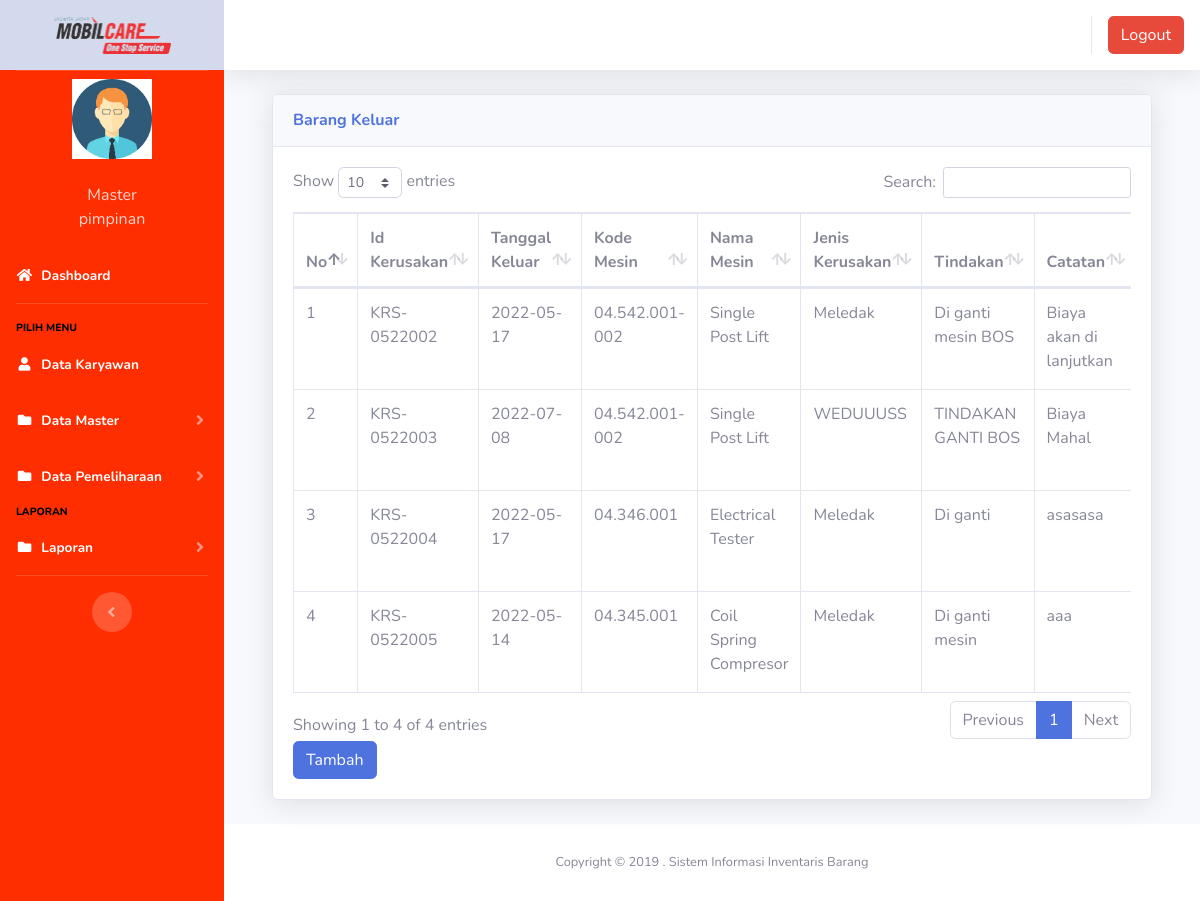
The app's page /index3.php?page=kerusakan (signed in) with its own data.
### tables this page shows
CREATE TABLE `users` (
  `id` int(11) NOT NULL,
  `nik` varchar(10) NOT NULL,
  `nama` varchar(100) NOT NULL,
  `alamat` varchar(200) NOT NULL,
  `telepon` varchar(100) NOT NULL,
  `username` varchar(100) NOT NULL,
  `password` varchar(100) NOT NULL,
  `jabatan` varchar(25) NOT NULL DEFAULT 'member',
  `foto` varchar(25) NOT NULL
);

CREATE TABLE `kerusakan` (
  `id` int(11) NOT NULL,
  `id_kerusakan` varchar(100) NOT NULL,
  `tanggal` date NOT NULL,
  `kode_barang` varchar(100) NOT NULL,
  `nama_mesin` varchar(100) NOT NULL,
  `jenis` varchar(100) NOT NULL,
  `tindakan` varchar(450) NOT NULL,
  `catatan` varchar(500) NOT NULL,
  `biaya` varchar(350) NOT NULL
);

### page/kerusakan/kerusakan.php (the view, shortened to what this page needs)
<div class="container-fluid">
	<div class="card shadow mb-4">
		<div class="card-header py-3">
			<h6 class="m-0 font-weight-bold text-primary">Barang Keluar</h6>
		</div>
		<div class="card-body">
			<div class="table-responsive">
				<table class="table table-bordered" id="dataTable">
					<thead>
						<tr>
							<th>No</th>
							<th>Id Kerusakan</th>
							<th>Tanggal Keluar</th>
							<th>Kode Mesin</th>
							<th>Nama Mesin</th>
							<th>Jenis Kerusakan</th>
							<th>Tindakan</th>
							<th>Catatan</th>
						</tr>
					</thead>
					<tbody>
						<?php
						$no = 1;
						$sql = $koneksi->query("select * from kerusakan");
						while ($data = $sql->fetch_assoc()) {
						?>
							<tr>
								<td><?php echo $no++; ?></td>
								<td><?php echo $data['id_kerusakan'] ?></td>
								<td><?php echo $data['tanggal'] ?></td>
								<td><?php echo $data['kode_barang'] ?></td>
								<td><?php echo $data['nama_mesin'] ?></td>
								<td><?php echo $data['jenis'] ?></td>
								<td><?php echo $data['tindakan'] ?></td>
								<td><?php echo $data['catatan'] ?></td>
							</tr>
						<?php } ?>
					</tbody>
				</table>
				<a href="?page=kerusakan&aksi=tambahkerusakan" class="btn btn-primary">Tambah</a>
			</div>
		</div>
	</div>
</div>

### index3.php (shortened to what this page needs)
<?php
$koneksi = new mysqli("localhost", "root", "", "inventori");
?>
<!DOCTYPE html>
<html lang="en">
<head>
  <link href="vendor/fontawesome-free/css/all.min.css" rel="stylesheet" type="text/css">
  <link href="css/sb-admin-2.min.css" rel="stylesheet">
  <link href="vendor/datatables/dataTables.bootstrap4.min.css" rel="stylesheet">
</head>
<body id="page-top">
  <div id="wrapper">
    <ul class="navbar-nav sidebar sidebar-dark accordion" style="background-color: #FF2E00  ;" id="accordionSidebar">
      <a class="sidebar-brand d-flex align-items-center justify-content-center bg-light" href="index.php">
        <img src="img/logo1.png" width="117" height="38"></img>
      </a>
      <hr class="sidebar-divider my-0">
      <?php
      if ($_SESSION['pimpinan']) {
        $user = $_SESSION['pimpinan'];
      }
      $sql = $koneksi->query("select * from users where id='$user'");
      $data = $sql->fetch_assoc();
      ?>
      <li class="d-flex align-items-center justify-content-center">
        <a class="nav-link">
          <img src="img/<?php echo $data['foto'] ?>" class="img-circle" width="80" alt="User" /></a>
      </li>
      <li class="nav-item ">
        <a class="nav-link">
          <div class="d-flex align-items-center justify-content-center" class="name"> <?php echo  $data['nama']; ?></div>
          <div class="d-flex align-items-center justify-content-center" class="email"><?php echo $data['jabatan']; ?></div>
        </a>
      </li>
      <li class="nav-item active">
        <a class="nav-link" href="?page=home3">
          <i class="fas fa-fw fa-home"></i>
          <span>Dashboard</span></a>
      </li>
      <hr class="sidebar-divider">
      <div class="sidebar-heading">
        <h7 style="color: black;">pilih menu</h7>
      </div>
      <li class="nav-item active">
        <a class="nav-link" href="?page=pengguna">
          <i class="fas fa-fw fa-user"></i>
          <span>Data Karyawan</span></a>
      </li>
      <li class="nav-item active">
        <a class="nav-link collapsed" href="#" data-toggle="collapse" data-target="#collapseData" aria-expanded="true" aria-controls="collapseData">
          <i class="fas fa-fw fa-folder"></i>
          <span>Data Master</span>
        </a>
      </li>
      <li class="nav-item active">
        <a class="nav-link collapsed" href="#" data-toggle="collapse" data-target="#collapsePages" aria-expanded="true" aria-controls="collapsePages">
          <i class="fas fa-fw fa-folder"></i>
          <span>Data Pemeliharaan</span>
        </a>
      </li>
      <div class="sidebar-heading">
        <h7 style="color: black;">laporan</h7>
      </div>
      <li class="nav-item active">
        <a class="nav-link collapsed" href="#" data-toggle="collapse" data-target="#collapseLaporan" aria-expanded="true" aria-controls="collapseLaporan">
          <i class="fas fa-fw fa-folder"></i>
          <span>Laporan</span>
        </a>
      </li>
      <hr class="sidebar-divider d-none d-md-block">
      <div class="text-center d-none d-md-inline">
        <button class="rounded-circle border-0" id="sidebarToggle"></button>
      </div>
    </ul>
    <div id="content-wrapper" class="d-flex flex-column">
      <div id="content">
        <nav class="navbar navbar-expand navbar-light bg-white topbar mb-4 static-top shadow">
          <ul class="navbar-nav ml-auto">
            <li class="nav-item dropdown no-arrow">
              <div class="top-menu">
                <ul class="nav pull-right top-menu">
                  <li><a onclick="return confirm('Apakah anda yakin akan logout?')" class="btn btn-danger" class="logout" href="logout.php">Logout</a></li>
                </ul>
              </div>
            </li>
          </ul>
        </nav>
        <div class="container-fluid">
          <section class="content">
            <?php
            $page = $_GET['page'];
            $aksi = $_GET['aksi'];
            if ($page == "kerusakan") {
              if ($aksi == "") {
                include "page/kerusakan/kerusakan.php";
              }
            }
            ?>
          </section>
        </div>
        <footer class="sticky-footer bg-white">
          <div class="container my-auto">
            <div class="copyright text-center my-auto">
              <span>Copyright &copy; 2019 . Sistem Informasi Inventaris Barang</span>
            </div>
          </div>
        </footer>
      </div>
    </div>
  </div>
</body>
</html>

### records on screen
users: foto (picture), nama "Master", jabatan "pimpinan"
kerusakan: id_kerusakan "KRS-0522002", tanggal "2022-05-17", kode_barang "04.542.001-002", nama_mesin "Single Post Lift", jenis "Meledak", tindakan "Di ganti mesin BOS", catatan "Biaya akan di lanjutkan"
kerusakan: id_kerusakan "KRS-0522003", tanggal "2022-07-08", kode_barang "04.542.001-002", nama_mesin "Single Post Lift", jenis "WEDUUUSS", tindakan "TINDAKAN GANTI BOS", catatan "Biaya Mahal"
kerusakan: id_kerusakan "KRS-0522004", tanggal "2022-05-17", kode_barang "04.346.001", nama_mesin "Electrical Tester", jenis "Meledak", tindakan "Di ganti", catatan "asasasa"
kerusakan: id_kerusakan "KRS-0522005", tanggal "2022-05-14", kode_barang "04.345.001", nama_mesin "Coil Spring Compresor", jenis "Meledak", tindakan "Di ganti mesin", catatan "aaa"
